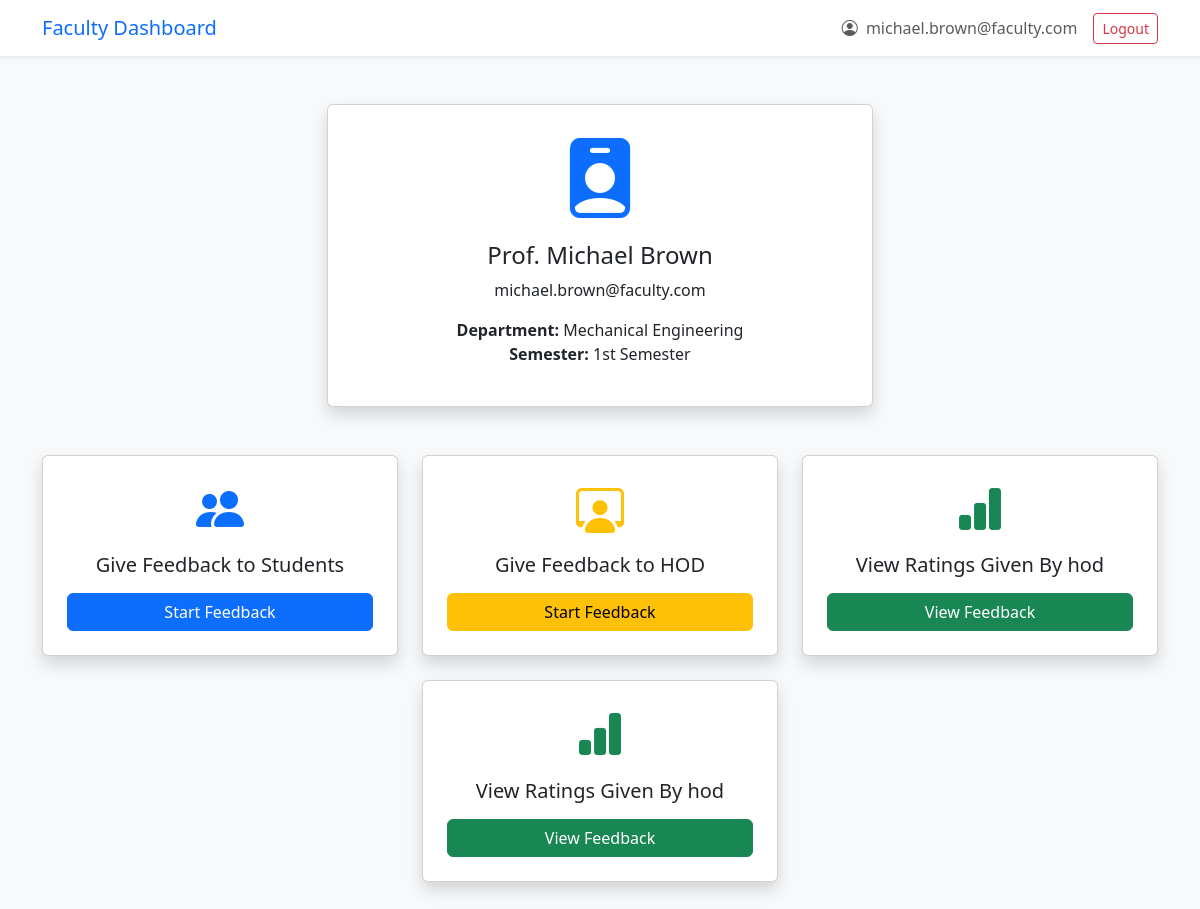
The page /faculty/faculty_dashboard.php (signed in) on the database its author committed.
### tables this page shows
CREATE TABLE `faculty` (
  `user_id` int(11) NOT NULL,
  `name` varchar(100) NOT NULL,
  `email` varchar(100) NOT NULL,
  `mobile` varchar(15) DEFAULT NULL,
  `password` varchar(255) NOT NULL,
  `dept_id` int(11) DEFAULT NULL,
  `section_id` int(11) DEFAULT NULL,
  `semester_id` int(11) DEFAULT NULL
);

CREATE TABLE `department` (
  `dept_id` int(11) NOT NULL,
  `dept_name` varchar(100) NOT NULL
);

CREATE TABLE `semester` (
  `semester_id` int(11) NOT NULL,
  `semester_name` varchar(50) NOT NULL
);

### faculty/faculty_dashboard.php (the view, shortened to what this page needs)
<?php
include("../dbconnect.php");
$email = $_SESSION['email'];
$query = "SELECT f.*, d.dept_name, s.semester_name
          FROM faculty f
          JOIN department d ON f.dept_id = d.dept_id
          JOIN semester s ON f.semester_id = s.semester_id
          WHERE f.email = ?";
$stmt = $conn->prepare($query);
$stmt->bind_param("s", $email);
$stmt->execute();
$result = $stmt->get_result();
$faculty = $result->fetch_assoc();
?>
<!DOCTYPE html>
<html>
<head>
    <link href="https://cdn.jsdelivr.net/npm/bootstrap@5.3.0/dist/css/bootstrap.min.css" rel="stylesheet">
    <link href="https://cdn.jsdelivr.net/npm/bootstrap-icons@1.10.5/font/bootstrap-icons.css" rel="stylesheet">
</head>
<body class="bg-light">
<nav class="navbar navbar-expand-lg navbar-light bg-white shadow-sm sticky-top">
    <div class="container">
         <a class="navbar-brand text-primary" href="#">Faculty Dashboard</a>
        <div class="d-flex align-items-center">
            <span class="me-3 text-muted">
                <i class="bi bi-person-circle me-1"></i>
                <?php echo htmlspecialchars($faculty['email']); ?>
            </span>
            <a href="../student/logout.php" class="btn btn-outline-danger btn-sm">Logout</a>
        </div>
    </div>
</nav>
<div class="container py-5">
    <div class="row justify-content-center mb-5">
        <div class="col-md-6 col-sm-10">
            <div class="card p-4 text-center shadow">
                <i class="bi bi-person-badge-fill display-1 mb-3 text-primary"></i>
                <h4><?php echo htmlspecialchars($faculty['name']); ?></h4>
                <p><?php echo htmlspecialchars($faculty['email']); ?></p>
                <p>
                    <strong>Department:</strong> <?php echo $faculty['dept_name']; ?><br>
                    <strong>Semester:</strong> <?php echo $faculty['semester_name']; ?><br>
                </p>
            </div>
        </div>
    </div>
    <div class="row justify-content-center g-4">
        <div class="col-md-4 col-sm-10">
            <div class="card p-4 text-center shadow h-100">
                <i class="bi bi-people-fill display-5 text-primary mb-3"></i>
                <h5>Give Feedback to Students</h5>
                <a href="give_feedback_student.php" class="btn btn-primary mt-2">Start Feedback</a>
            </div>
        </div>
        <div class="col-md-4 col-sm-10">
            <div class="card p-4 text-center shadow h-100">
                <i class="bi bi-person-workspace display-5 text-warning mb-3"></i>
                <h5>Give Feedback to HOD</h5>
                <a href="give_feedback_hod.php" class="btn btn-warning mt-2">Start Feedback</a>
            </div>
        </div>
        <div class="col-md-4 col-sm-10">
            <div class="card p-4 text-center shadow h-100">
                <i class="bi bi-bar-chart-fill display-5 text-success mb-3"></i>
                <h5>View Ratings Given By hod</h5>
                <a href="view_rating_faculty_to_student.php" class="btn btn-success mt-2">View Feedback</a>
            </div>
        </div>
        <div class="col-md-4 col-sm-10">
            <div class="card p-4 text-center shadow h-100">
                <i class="bi bi-bar-chart-fill display-5 text-success mb-3"></i>
                <h5>View Ratings Given By hod</h5>
                <a href="view_rating.php" class="btn btn-success mt-2">View Feedback</a>
            </div>
        </div>
    </div>
</div>
</body>
</html>

### rows shown on the page
faculty: email "michael.brown@faculty.com", name "Prof. Michael Brown", dept.dept_name "Mechanical Engineering", semester.semester_name "1st Semester"
